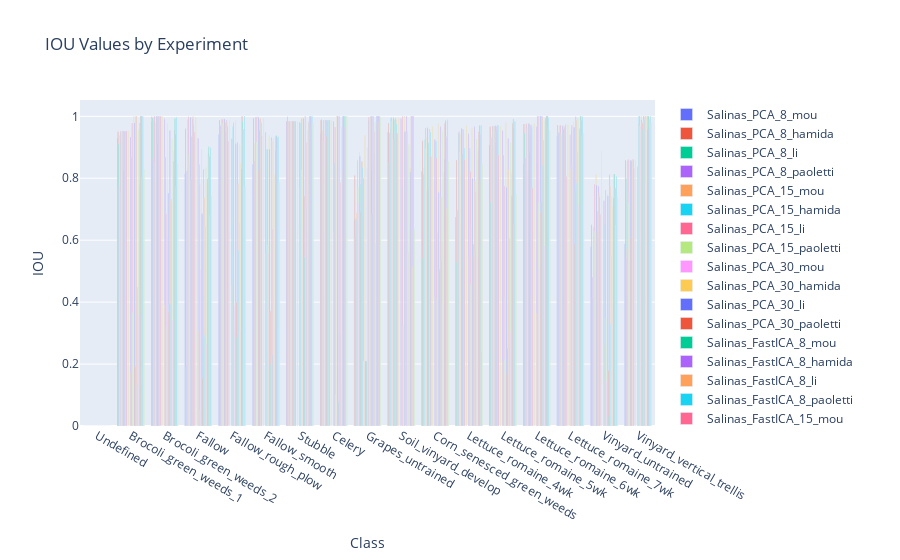

The code cell stored with this chart in its notebook:
### Markdown cell above
## Analyzing IOU scores

### Code cell
plot_grouped_values(df_results, SALINAS_LABELS, metric='IOU')

### Figure 1 — Plotly figure (JSON) as saved in the notebook; plotly's stock layout.template omitted (floating-point values rounded to 4 significant figures)
{"data": [{"name": "Salinas_PCA_8_mou", "type": "bar", "x": ["Undefined", "Brocoli_green_weeds_1", "Brocoli_green_weeds_2", "Fallow", "Fallow_rough_plow", "Fallow_smooth", "Stubble", "Celery", "Grapes_untrained", "Soil_vinyard_develop", "Corn_senesced_green_weeds", "Lettuce_romaine_4wk", "Lettuce_romaine_5wk", "Lettuce_romaine_6wk", "Lettuce_romaine_7wk", "Vinyard_untrained", "Vinyard_vertical_trellis"], "y": [0, 0.9299, 0.9828, 0.8149, 0.9408, 0.8454, 0.9843, 0.9436, 0.6632, 0.9494, 0.8216, 0.6747, 0.9064, 0.8467, 0.9369, 0.5787, 0.5881]}, {"name": "Salinas_PCA_8_hamida", "type": "bar", "x": ["Undefined", "Brocoli_green_weeds_1", "Brocoli_green_weeds_2", "Fallow", "Fallow_rough_plow", "Fallow_smooth", "Stubble", "Celery", "Grapes_untrained", "Soil_vinyard_develop", "Corn_senesced_green_weeds", "Lettuce_romaine_4wk", "Lettuce_romaine_5wk", "Lettuce_romaine_6wk", "Lettuce_romaine_7wk", "Vinyard_untrained", "Vinyard_vertical_trellis"], "y": [0, 0.9502, 0.9987, 0.9596, 0.9878, 0.9944, 0.9843, 0.988, 0.809, 0.9777, 0.921, 0.8591, 0.9659, 0.9749, 0.972, 0.65, 0.8584]}, {"name": "Salinas_PCA_8_li", "type": "bar", "x": ["Undefined", "Brocoli_green_weeds_1", "Brocoli_green_weeds_2", "Fallow", "Fallow_rough_plow", "Fallow_smooth", "Stubble", "Celery", "Grapes_untrained", "Soil_vinyard_develop", "Corn_senesced_green_weeds", "Lettuce_romaine_4wk", "Lettuce_romaine_5wk", "Lettuce_romaine_6wk", "Lettuce_romaine_7wk", "Vinyard_untrained", "Vinyard_vertical_trellis"], "y": [0, 0.9102, 0.9945, 0.1915, 0.9543, 0.7423, 0.9986, 0.9893, 0.6122, 0.85, 0.5428, 0.5284, 0.723, 0.9462, 0.9441, 0.4129, 0.8002]}, {"name": "Salinas_PCA_8_paoletti", "type": "bar", "x": ["Undefined", "Brocoli_green_weeds_1", "Brocoli_green_weeds_2", "Fallow", "Fallow_rough_plow", "Fallow_smooth", "Stubble", "Celery", "Grapes_untrained", "Soil_vinyard_develop", "Corn_senesced_green_weeds", "Lettuce_romaine_4wk", "Lettuce_romaine_5wk", "Lettuce_romaine_6wk", "Lettuce_romaine_7wk", "Vinyard_untrained", "Vinyard_vertical_trellis"], "y": [0, 0.7738, 0.8644, 0.8227, 0.9699, 0.8547, 0.9846, 0.9255, 0.6703, 0.9459, 0.813, 0.6933, 0.9307, 0.8645, 0.9469, 0.48, 0.5416]}, {"name": "Salinas_PCA_15_mou", "type": "bar", "x": ["Undefined", "Brocoli_green_weeds_1", "Brocoli_green_weeds_2", "Fallow", "Fallow_rough_plow", "Fallow_smooth", "Stubble", "Celery", "Grapes_untrained", "Soil_vinyard_develop", "Corn_senesced_green_weeds", "Lettuce_romaine_4wk", "Lettuce_romaine_5wk", "Lettuce_romaine_6wk", "Lettuce_romaine_7wk", "Vinyard_untrained", "Vinyard_vertical_trellis"], "y": [0, 0.9378, 0.9875, 0.8315, 0.9598, 0.913, 0.9843, 0.953, 0.6875, 0.9615, 0.8342, 0.6993, 0.9277, 0.8543, 0.946, 0.6115, 0.5724]}, {"name": "Salinas_PCA_15_hamida", "type": "bar", "x": ["Undefined", "Brocoli_green_weeds_1", "Brocoli_green_weeds_2", "Fallow", "Fallow_rough_plow", "Fallow_smooth", "Stubble", "Celery", "Grapes_untrained", "Soil_vinyard_develop", "Corn_senesced_green_weeds", "Lettuce_romaine_4wk", "Lettuce_romaine_5wk", "Lettuce_romaine_6wk", "Lettuce_romaine_7wk", "Vinyard_untrained", "Vinyard_vertical_trellis"], "y": [0, 0.9489, 0.9979, 0.9889, 0.99, 0.9966, 0.9843, 0.988, 0.6646, 0.9934, 0.9242, 0.9451, 0.9684, 0.9749, 0.9692, 0.6423, 0.8572]}, {"name": "Salinas_PCA_15_li", "type": "bar", "x": ["Undefined", "Brocoli_green_weeds_1", "Brocoli_green_weeds_2", "Fallow", "Fallow_rough_plow", "Fallow_smooth", "Stubble", "Celery", "Grapes_untrained", "Soil_vinyard_develop", "Corn_senesced_green_weeds", "Lettuce_romaine_4wk", "Lettuce_romaine_5wk", "Lettuce_romaine_6wk", "Lettuce_romaine_7wk", "Vinyard_untrained", "Vinyard_vertical_trellis"], "y": [0, 0.9527, 1, 0.9985, 0.9914, 0.9974, 0.9846, 0.988, 0.8584, 0.9955, 0.9624, 0.9501, 0.9684, 0.976, 0.971, 0.7803, 0.8605]}, {"name": "Salinas_PCA_15_paoletti", "type": "bar", "x": ["Undefined", "Brocoli_green_weeds_1", "Brocoli_green_weeds_2", "Fallow", "Fallow_rough_plow", "Fallow_smooth", "Stubble", "Celery", "Grapes_untrained", "Soil_vinyard_develop", "Corn_senesced_green_weeds", "Lettuce_romaine_4wk", "Lettuce_romaine_5wk", "Lettuce_romaine_6wk", "Lettuce_romaine_7wk", "Vinyard_untrained", "Vinyard_vertical_trellis"], "y": [0, 0.7552, 0.8518, 0.8769, 0.9781, 0.9167, 0.9843, 0.9192, 0.77, 0.9835, 0.8948, 0.8852, 0.9545, 0.963, 0.9453, 0.6286, 0.7189]}, {"name": "Salinas_PCA_30_mou", "type": "bar", "x": ["Undefined", "Brocoli_green_weeds_1", "Brocoli_green_weeds_2", "Fallow", "Fallow_rough_plow", "Fallow_smooth", "Stubble", "Celery", "Grapes_untrained", "Soil_vinyard_develop", "Corn_senesced_green_weeds", "Lettuce_romaine_4wk", "Lettuce_romaine_5wk", "Lettuce_romaine_6wk", "Lettuce_romaine_7wk", "Vinyard_untrained", "Vinyard_vertical_trellis"], "y": [0, 0.9248, 0.9794, 0.8473, 0.971, 0.9142, 0.9846, 0.9447, 0.7197, 0.9461, 0.7613, 0.6518, 0.9074, 0.8263, 0.9399, 0.5929, 0.7553]}, {"name": "Salinas_PCA_30_hamida", "type": "bar", "x": ["Undefined", "Brocoli_green_weeds_1", "Brocoli_green_weeds_2", "Fallow", "Fallow_rough_plow", "Fallow_smooth", "Stubble", "Celery", "Grapes_untrained", "Soil_vinyard_develop", "Corn_senesced_green_weeds", "Lettuce_romaine_4wk", "Lettuce_romaine_5wk", "Lettuce_romaine_6wk", "Lettuce_romaine_7wk", "Vinyard_untrained", "Vinyard_vertical_trellis"], "y": [0, 0.9527, 1, 0.9954, 0.9921, 0.9993, 0.9838, 0.9872, 0.885, 0.9903, 0.9322, 0.942, 0.9663, 0.976, 0.9664, 0.8131, 0.8567]}, {"name": "Salinas_PCA_30_li", "type": "bar", "x": ["Undefined", "Brocoli_green_weeds_1", "Brocoli_green_weeds_2", "Fallow", "Fallow_rough_plow", "Fallow_smooth", "Stubble", "Celery", "Grapes_untrained", "Soil_vinyard_develop", "Corn_senesced_green_weeds", "Lettuce_romaine_4wk", "Lettuce_romaine_5wk", "Lettuce_romaine_6wk", "Lettuce_romaine_7wk", "Vinyard_untrained", "Vinyard_vertical_trellis"], "y": [0, 0.9527, 1, 0.9975, 0.9914, 0.9963, 0.9846, 0.988, 0.87, 0.9956, 0.9632, 0.9607, 0.9694, 0.976, 0.9692, 0.7779, 0.8583]}, {"name": "Salinas_PCA_30_paoletti", "type": "bar", "x": ["Undefined", "Brocoli_green_weeds_1", "Brocoli_green_weeds_2", "Fallow", "Fallow_rough_plow", "Fallow_smooth", "Stubble", "Celery", "Grapes_untrained", "Soil_vinyard_develop", "Corn_senesced_green_weeds", "Lettuce_romaine_4wk", "Lettuce_romaine_5wk", "Lettuce_romaine_6wk", "Lettuce_romaine_7wk", "Vinyard_untrained", "Vinyard_vertical_trellis"], "y": [0, 0.8256, 0.912, 0.7938, 0.9801, 0.8258, 0.9846, 0.9356, 0.6893, 0.9271, 0.7724, 0.5165, 0.9189, 0.8824, 0.9585, 0.6247, 0.6062]}, {"name": "Salinas_FastICA_8_mou", "type": "bar", "x": ["Undefined", "Brocoli_green_weeds_1", "Brocoli_green_weeds_2", "Fallow", "Fallow_rough_plow", "Fallow_smooth", "Stubble", "Celery", "Grapes_untrained", "Soil_vinyard_develop", "Corn_senesced_green_weeds", "Lettuce_romaine_4wk", "Lettuce_romaine_5wk", "Lettuce_romaine_6wk", "Lettuce_romaine_7wk", "Vinyard_untrained", "Vinyard_vertical_trellis"], "y": [0, 0.9522, 0.9981, 0.9351, 0.952, 0.9535, 0.9841, 0.9852, 0.7811, 0.9888, 0.9137, 0.8774, 0.953, 0.942, 0.9412, 0.6937, 0.8558]}, {"name": "Salinas_FastICA_8_hamida", "type": "bar", "x": ["Undefined", "Brocoli_green_weeds_1", "Brocoli_green_weeds_2", "Fallow", "Fallow_rough_plow", "Fallow_smooth", "Stubble", "Celery", "Grapes_untrained", "Soil_vinyard_develop", "Corn_senesced_green_weeds", "Lettuce_romaine_4wk", "Lettuce_romaine_5wk", "Lettuce_romaine_6wk", "Lettuce_romaine_7wk", "Vinyard_untrained", "Vinyard_vertical_trellis"], "y": [0, 0.9527, 0.9995, 0.9924, 0.9878, 0.9889, 0.9843, 0.988, 0.8532, 0.9939, 0.9582, 0.9573, 0.9674, 0.9717, 0.9638, 0.773, 0.8596]}, {"name": "Salinas_FastICA_8_li", "type": "bar", "x": ["Undefined", "Brocoli_green_weeds_1", "Brocoli_green_weeds_2", "Fallow", "Fallow_rough_plow", "Fallow_smooth", "Stubble", "Celery", "Grapes_untrained", "Soil_vinyard_develop", "Corn_senesced_green_weeds", "Lettuce_romaine_4wk", "Lettuce_romaine_5wk", "Lettuce_romaine_6wk", "Lettuce_romaine_7wk", "Vinyard_untrained", "Vinyard_vertical_trellis"], "y": [0, 0.9527, 0.9997, 0.9995, 0.9849, 0.9944, 0.9846, 0.9883, 0.8529, 0.9896, 0.958, 0.9536, 0.971, 0.9739, 0.9692, 0.7528, 0.86]}, {"name": "Salinas_FastICA_8_paoletti", "type": "bar", "x": ["Undefined", "Brocoli_green_weeds_1", "Brocoli_green_weeds_2", "Fallow", "Fallow_rough_plow", "Fallow_smooth", "Stubble", "Celery", "Grapes_untrained", "Soil_vinyard_develop", "Corn_senesced_green_weeds", "Lettuce_romaine_4wk", "Lettuce_romaine_5wk", "Lettuce_romaine_6wk", "Lettuce_romaine_7wk", "Vinyard_untrained", "Vinyard_vertical_trellis"], "y": [0, 0.9527, 0.9987, 0.9726, 0.9668, 0.9793, 0.9838, 0.9877, 0.8338, 0.9751, 0.9486, 0.8965, 0.971, 0.9663, 0.9738, 0.7397, 0.8596]}, {"name": "Salinas_FastICA_15_mou", "type": "bar", "x": ["Undefined", "Brocoli_green_weeds_1", "Brocoli_green_weeds_2", "Fallow", "Fallow_rough_plow", "Fallow_smooth", "Stubble", "Celery", "Grapes_untrained", "Soil_vinyard_develop", "Corn_senesced_green_weeds", "Lettuce_romaine_4wk", "Lettuce_romaine_5wk", "Lettuce_romaine_6wk", "Lettuce_romaine_7wk", "Vinyard_untrained", "Vinyard_vertical_trellis"], "y": [0, 0.9527, 1, 0.9494, 0.9192, 0.9373, 0.9821, 0.988, 0.8005, 0.9456, 0.8702, 0.8606, 0.8745, 0.7666, 0.805, 0.6829, 0.8321]}, {"name": "Salinas_FastICA_15_hamida", "type": "bar", "x": ["Undefined", "Brocoli_green_weeds_1", "Brocoli_green_weeds_2", "Fallow", "Fallow_rough_plow", "Fallow_smooth", "Stubble", "Celery", "Grapes_untrained", "Soil_vinyard_develop", "Corn_senesced_green_weeds", "Lettuce_romaine_4wk", "Lettuce_romaine_5wk", "Lettuce_romaine_6wk", "Lettuce_romaine_7wk", "Vinyard_untrained", "Vinyard_vertical_trellis"], "y": [0, 0, 0, 0, 0, 0, 0, 0, 0.2091, 0, 0, 0, 0, 0, 0, 0, 0]}, {"name": "Salinas_FastICA_15_li", "type": "bar", "x": ["Undefined", "Brocoli_green_weeds_1", "Brocoli_green_weeds_2", "Fallow", "Fallow_rough_plow", "Fallow_smooth", "Stubble", "Celery", "Grapes_untrained", "Soil_vinyard_develop", "Corn_senesced_green_weeds", "Lettuce_romaine_4wk", "Lettuce_romaine_5wk", "Lettuce_romaine_6wk", "Lettuce_romaine_7wk", "Vinyard_untrained", "Vinyard_vertical_trellis"], "y": [0, 0, 0, 0, 0, 0, 0, 0, 0.209, 0, 0, 0, 0, 0, 0, 0, 0]}, {"name": "Salinas_FastICA_15_paoletti", "type": "bar", "x": ["Undefined", "Brocoli_green_weeds_1", "Brocoli_green_weeds_2", "Fallow", "Fallow_rough_plow", "Fallow_smooth", "Stubble", "Celery", "Grapes_untrained", "Soil_vinyard_develop", "Corn_senesced_green_weeds", "Lettuce_romaine_4wk", "Lettuce_romaine_5wk", "Lettuce_romaine_6wk", "Lettuce_romaine_7wk", "Vinyard_untrained", "Vinyard_vertical_trellis"], "y": [0, 0.9527, 1, 0.997, 0.9857, 0.9933, 0.9843, 0.9883, 0.9392, 0.9936, 0.9675, 0.9691, 0.9679, 0.976, 0.9738, 0.8872, 0.859]}, {"name": "Salinas_FastICA_30_mou", "type": "bar", "x": ["Undefined", "Brocoli_green_weeds_1", "Brocoli_green_weeds_2", "Fallow", "Fallow_rough_plow", "Fallow_smooth", "Stubble", "Celery", "Grapes_untrained", "Soil_vinyard_develop", "Corn_senesced_green_weeds", "Lettuce_romaine_4wk", "Lettuce_romaine_5wk", "Lettuce_romaine_6wk", "Lettuce_romaine_7wk", "Vinyard_untrained", "Vinyard_vertical_trellis"], "y": [0, 0, 0, 0, 0, 0, 0, 0, 0.209, 0, 0, 0, 0, 0, 0, 0, 0]}, {"name": "Salinas_FastICA_30_hamida", "type": "bar", "x": ["Undefined", "Brocoli_green_weeds_1", "Brocoli_green_weeds_2", "Fallow", "Fallow_rough_plow", "Fallow_smooth", "Stubble", "Celery", "Grapes_untrained", "Soil_vinyard_develop", "Corn_senesced_green_weeds", "Lettuce_romaine_4wk", "Lettuce_romaine_5wk", "Lettuce_romaine_6wk", "Lettuce_romaine_7wk", "Vinyard_untrained", "Vinyard_vertical_trellis"], "y": [0, 0, 0, 0, 0, 0, 0, 0, 0.209, 0, 0, 0, 0, 0, 0, 0, 0]}, {"name": "Salinas_FastICA_30_li", "type": "bar", "x": ["Undefined", "Brocoli_green_weeds_1", "Brocoli_green_weeds_2", "Fallow", "Fallow_rough_plow", "Fallow_smooth", "Stubble", "Celery", "Grapes_untrained", "Soil_vinyard_develop", "Corn_senesced_green_weeds", "Lettuce_romaine_4wk", "Lettuce_romaine_5wk", "Lettuce_romaine_6wk", "Lettuce_romaine_7wk", "Vinyard_untrained", "Vinyard_vertical_trellis"], "y": [0, 0, 0, 0, 0, 0, 0, 0, 0.209, 0, 0, 0, 0, 0, 0, 0, 0]}, {"name": "Salinas_FastICA_30_paoletti", "type": "bar", "x": ["Undefined", "Brocoli_green_weeds_1", "Brocoli_green_weeds_2", "Fallow", "Fallow_rough_plow", "Fallow_smooth", "Stubble", "Celery", "Grapes_untrained", "Soil_vinyard_develop", "Corn_senesced_green_weeds", "Lettuce_romaine_4wk", "Lettuce_romaine_5wk", "Lettuce_romaine_6wk", "Lettuce_romaine_7wk", "Vinyard_untrained", "Vinyard_vertical_trellis"], "y": [0, 0.9334, 0.992, 0.9291, 0.9286, 0.9482, 0.9808, 0.983, 0.8342, 0.9921, 0.9254, 0.9439, 0.9536, 0.9662, 0.9405, 0.7274, 0.8367]}, {"name": "IndianPines_PCA_8_mou", "type": "bar", "x": ["Undefined", "Brocoli_green_weeds_1", "Brocoli_green_weeds_2", "Fallow", "Fallow_rough_plow", "Fallow_smooth", "Stubble", "Celery", "Grapes_untrained", "Soil_vinyard_develop", "Corn_senesced_green_weeds", "Lettuce_romaine_4wk", "Lettuce_romaine_5wk", "Lettuce_romaine_6wk", "Lettuce_romaine_7wk", "Vinyard_untrained", "Vinyard_vertical_trellis"], "y": [0, 0.1702, 0.3894, 0.3064, 0.4545, 0.5595, 0.7655, 0.625, 0.8988, 0, 0.4184, 0.547, 0.2083, 0.364, 0.8274, 0.2625, 0.9785]}, {"name": "IndianPines_PCA_8_hamida", "type": "bar", "x": ["Undefined", "Brocoli_green_weeds_1", "Brocoli_green_weeds_2", "Fallow", "Fallow_rough_plow", "Fallow_smooth", "Stubble", "Celery", "Grapes_untrained", "Soil_vinyard_develop", "Corn_senesced_green_weeds", "Lettuce_romaine_4wk", "Lettuce_romaine_5wk", "Lettuce_romaine_6wk", "Lettuce_romaine_7wk", "Vinyard_untrained", "Vinyard_vertical_trellis"], "y": [0, 0.8679, 0.8684, 0.8446, 0.9672, 0.8944, 0.9786, 0.8485, 0.9854, 0.7692, 0.9193, 0.8966, 0.875, 1, 0.9553, 0.653, 1]}, {"name": "IndianPines_PCA_8_li", "type": "bar", "x": ["Undefined", "Brocoli_green_weeds_1", "Brocoli_green_weeds_2", "Fallow", "Fallow_rough_plow", "Fallow_smooth", "Stubble", "Celery", "Grapes_untrained", "Soil_vinyard_develop", "Corn_senesced_green_weeds", "Lettuce_romaine_4wk", "Lettuce_romaine_5wk", "Lettuce_romaine_6wk", "Lettuce_romaine_7wk", "Vinyard_untrained", "Vinyard_vertical_trellis"], "y": [0, 0.9783, 0.6857, 0.7798, 0.9789, 0.8938, 0.9918, 0.9643, 0.9979, 1, 0.8643, 0.8213, 0.774, 1, 0.9712, 0.7621, 1]}, {"name": "IndianPines_PCA_8_paoletti", "type": "bar", "x": ["Undefined", "Brocoli_green_weeds_1", "Brocoli_green_weeds_2", "Fallow", "Fallow_rough_plow", "Fallow_smooth", "Stubble", "Celery", "Grapes_untrained", "Soil_vinyard_develop", "Corn_senesced_green_weeds", "Lettuce_romaine_4wk", "Lettuce_romaine_5wk", "Lettuce_romaine_6wk", "Lettuce_romaine_7wk", "Vinyard_untrained", "Vinyard_vertical_trellis"], "y": [0, 0.3654, 0.3194, 0.05245, 0.3421, 0.5849, 0.8268, 0.1, 0.8558, 0.3243, 0.4112, 0.4568, 0.214, 0.7208, 0.8468, 0.3482, 0.9681]}, {"name": "IndianPines_PCA_15_mou", "type": "bar", "x": ["Undefined", "Brocoli_green_weeds_1", "Brocoli_green_weeds_2", "Fallow", "Fallow_rough_plow", "Fallow_smooth", "Stubble", "Celery", "Grapes_untrained", "Soil_vinyard_develop", "Corn_senesced_green_weeds", "Lettuce_romaine_4wk", "Lettuce_romaine_5wk", "Lettuce_romaine_6wk", "Lettuce_romaine_7wk", "Vinyard_untrained", "Vinyard_vertical_trellis"], "y": [0, 0, 0.612, 0.5064, 0.3885, 0.5584, 0.6374, 0.03333, 0.887, 0, 0.6259, 0.6433, 0.4163, 0.5064, 0.8462, 0.1438, 0.9684]}, {"name": "IndianPines_PCA_15_hamida", "type": "bar", "x": ["Undefined", "Brocoli_green_weeds_1", "Brocoli_green_weeds_2", "Fallow", "Fallow_rough_plow", "Fallow_smooth", "Stubble", "Celery", "Grapes_untrained", "Soil_vinyard_develop", "Corn_senesced_green_weeds", "Lettuce_romaine_4wk", "Lettuce_romaine_5wk", "Lettuce_romaine_6wk", "Lettuce_romaine_7wk", "Vinyard_untrained", "Vinyard_vertical_trellis"], "y": [0, 1, 0.9784, 0.8933, 0.9874, 0.9379, 0.9973, 1, 1, 1, 0.9756, 0.9613, 0.9798, 1, 0.9821, 0.7487, 1]}, {"name": "IndianPines_PCA_15_li", "type": "bar", "x": ["Undefined", "Brocoli_green_weeds_1", "Brocoli_green_weeds_2", "Fallow", "Fallow_rough_plow", "Fallow_smooth", "Stubble", "Celery", "Grapes_untrained", "Soil_vinyard_develop", "Corn_senesced_green_weeds", "Lettuce_romaine_4wk", "Lettuce_romaine_5wk", "Lettuce_romaine_6wk", "Lettuce_romaine_7wk", "Vinyard_untrained", "Vinyard_vertical_trellis"], "y": [0, 0.9783, 0.7512, 0.6855, 0.9114, 0.8936, 0.9932, 1, 1, 0.95, 0.754, 0.799, 0.77, 1, 0.9645, 0.7423, 0.9892]}, {"name": "IndianPines_PCA_15_paoletti", "type": "bar", "x": ["Undefined", "Brocoli_green_weeds_1", "Brocoli_green_weeds_2", "Fallow", "Fallow_rough_plow", "Fallow_smooth", "Stubble", "Celery", "Grapes_untrained", "Soil_vinyard_develop", "Corn_senesced_green_weeds", "Lettuce_romaine_4wk", "Lettuce_romaine_5wk", "Lettuce_romaine_6wk", "Lettuce_romaine_7wk", "Vinyard_untrained", "Vinyard_vertical_trellis"], "y": [0, 0.1915, 0.3683, 0.1542, 0.3987, 0.3694, 0.7417, 0, 0.8272, 0, 0.4993, 0.5456, 0.1677, 0.6903, 0.5868, 0.1783, 0.9787]}, {"name": "IndianPines_PCA_30_mou", "type": "bar", "x": ["Undefined", "Brocoli_green_weeds_1", "Brocoli_green_weeds_2", "Fallow", "Fallow_rough_plow", "Fallow_smooth", "Stubble", "Celery", "Grapes_untrained", "Soil_vinyard_develop", "Corn_senesced_green_weeds", "Lettuce_romaine_4wk", "Lettuce_romaine_5wk", "Lettuce_romaine_6wk", "Lettuce_romaine_7wk", "Vinyard_untrained", "Vinyard_vertical_trellis"], "y": [0, 0, 0.3943, 0.276, 0.2857, 0.1986, 0.5456, 0.07692, 0.6842, 0, 0.5061, 0.5858, 0.2513, 0.7232, 0.7593, 0.03053, 0.957]}, {"name": "IndianPines_PCA_30_hamida", "type": "bar", "x": ["Undefined", "Brocoli_green_weeds_1", "Brocoli_green_weeds_2", "Fallow", "Fallow_rough_plow", "Fallow_smooth", "Stubble", "Celery", "Grapes_untrained", "Soil_vinyard_develop", "Corn_senesced_green_weeds", "Lettuce_romaine_4wk", "Lettuce_romaine_5wk", "Lettuce_romaine_6wk", "Lettuce_romaine_7wk", "Vinyard_untrained", "Vinyard_vertical_trellis"], "y": [0, 1, 0.9545, 0.8289, 0.9156, 0.9318, 1, 1, 1, 1, 0.9661, 0.9659, 0.9283, 1, 0.9984, 0.8109, 1]}, {"name": "IndianPines_PCA_30_li", "type": "bar", "x": ["Undefined", "Brocoli_green_weeds_1", "Brocoli_green_weeds_2", "Fallow", "Fallow_rough_plow", "Fallow_smooth", "Stubble", "Celery", "Grapes_untrained", "Soil_vinyard_develop", "Corn_senesced_green_weeds", "Lettuce_romaine_4wk", "Lettuce_romaine_5wk", "Lettuce_romaine_6wk", "Lettuce_romaine_7wk", "Vinyard_untrained", "Vinyard_vertical_trellis"], "y": [0, 1, 0.7271, 0.7373, 0.7821, 0.9196, 0.9959, 1, 1, 0.95, 0.7396, 0.7902, 0.8277, 0.9951, 0.9882, 0.7735, 0.9894]}, {"name": "IndianPines_PCA_30_paoletti", "type": "bar", "x": ["Undefined", "Brocoli_green_weeds_1", "Brocoli_green_weeds_2", "Fallow", "Fallow_rough_plow", "Fallow_smooth", "Stubble", "Celery", "Grapes_untrained", "Soil_vinyard_develop", "Corn_senesced_green_weeds", "Lettuce_romaine_4wk", "Lettuce_romaine_5wk", "Lettuce_romaine_6wk", "Lettuce_romaine_7wk", "Vinyard_untrained", "Vinyard_vertical_trellis"], "y": [0, 0.1304, 0.3937, 0.2923, 0.5663, 0.229, 0.7087, 0.3, 0.8839, 0, 0.5305, 0.5661, 0.2548, 0.8419, 0.785, 0.3282, 0.9892]}, {"name": "IndianPines_FastICA_8_mou", "type": "bar", "x": ["Undefined", "Brocoli_green_weeds_1", "Brocoli_green_weeds_2", "Fallow", "Fallow_rough_plow", "Fallow_smooth", "Stubble", "Celery", "Grapes_untrained", "Soil_vinyard_develop", "Corn_senesced_green_weeds", "Lettuce_romaine_4wk", "Lettuce_romaine_5wk", "Lettuce_romaine_6wk", "Lettuce_romaine_7wk", "Vinyard_untrained", "Vinyard_vertical_trellis"], "y": [0, 0.449, 0.7328, 0.6444, 0.6552, 0.6362, 0.915, 0.7857, 0.9502, 0.56, 0.5984, 0.756, 0.6053, 0.9238, 0.8838, 0.5488, 1]}, {"name": "IndianPines_FastICA_8_hamida", "type": "bar", "x": ["Undefined", "Brocoli_green_weeds_1", "Brocoli_green_weeds_2", "Fallow", "Fallow_rough_plow", "Fallow_smooth", "Stubble", "Celery", "Grapes_untrained", "Soil_vinyard_develop", "Corn_senesced_green_weeds", "Lettuce_romaine_4wk", "Lettuce_romaine_5wk", "Lettuce_romaine_6wk", "Lettuce_romaine_7wk", "Vinyard_untrained", "Vinyard_vertical_trellis"], "y": [0, 0.9565, 0.927, 0.8351, 0.9083, 0.9281, 0.9567, 0.9643, 0.9815, 0.9091, 0.951, 0.927, 0.9148, 0.9854, 0.9953, 0.7404, 0.9894]}, {"name": "IndianPines_FastICA_8_li", "type": "bar", "x": ["Undefined", "Brocoli_green_weeds_1", "Brocoli_green_weeds_2", "Fallow", "Fallow_rough_plow", "Fallow_smooth", "Stubble", "Celery", "Grapes_untrained", "Soil_vinyard_develop", "Corn_senesced_green_weeds", "Lettuce_romaine_4wk", "Lettuce_romaine_5wk", "Lettuce_romaine_6wk", "Lettuce_romaine_7wk", "Vinyard_untrained", "Vinyard_vertical_trellis"], "y": [0, 0.36, 0.3427, 0.262, 0.3098, 0.3219, 0.7688, 0.1379, 0.5888, 0.65, 0.3982, 0.5437, 0.3062, 0.5794, 0.7124, 0.3792, 0.7849]}, {"name": "IndianPines_FastICA_8_paoletti", "type": "bar", "x": ["Undefined", "Brocoli_green_weeds_1", "Brocoli_green_weeds_2", "Fallow", "Fallow_rough_plow", "Fallow_smooth", "Stubble", "Celery", "Grapes_untrained", "Soil_vinyard_develop", "Corn_senesced_green_weeds", "Lettuce_romaine_4wk", "Lettuce_romaine_5wk", "Lettuce_romaine_6wk", "Lettuce_romaine_7wk", "Vinyard_untrained", "Vinyard_vertical_trellis"], "y": [0, 0.7755, 0.886, 0.7855, 0.8491, 0.8121, 0.9798, 0.8214, 0.9774, 0.8333, 0.8202, 0.862, 0.8161, 0.9902, 0.9367, 0.7096, 1]}, {"name": "IndianPines_FastICA_15_mou", "type": "bar", "x": ["Undefined", "Brocoli_green_weeds_1", "Brocoli_green_weeds_2", "Fallow", "Fallow_rough_plow", "Fallow_smooth", "Stubble", "Celery", "Grapes_untrained", "Soil_vinyard_develop", "Corn_senesced_green_weeds", "Lettuce_romaine_4wk", "Lettuce_romaine_5wk", "Lettuce_romaine_6wk", "Lettuce_romaine_7wk", "Vinyard_untrained", "Vinyard_vertical_trellis"], "y": [0, 0.9783, 0.8552, 0.7984, 0.8295, 0.8876, 0.9836, 1, 1, 0.8182, 0.8619, 0.8894, 0.7434, 0.9951, 0.9596, 0.7355, 0.957]}, {"name": "IndianPines_FastICA_15_hamida", "type": "bar", "x": ["Undefined", "Brocoli_green_weeds_1", "Brocoli_green_weeds_2", "Fallow", "Fallow_rough_plow", "Fallow_smooth", "Stubble", "Celery", "Grapes_untrained", "Soil_vinyard_develop", "Corn_senesced_green_weeds", "Lettuce_romaine_4wk", "Lettuce_romaine_5wk", "Lettuce_romaine_6wk", "Lettuce_romaine_7wk", "Vinyard_untrained", "Vinyard_vertical_trellis"], "y": [0, 1, 0.9545, 0.88, 1, 0.9358, 1, 1, 1, 1, 0.9766, 0.9503, 0.9765, 1, 0.9992, 0.8135, 1]}, {"name": "IndianPines_FastICA_15_li", "type": "bar", "x": ["Undefined", "Brocoli_green_weeds_1", "Brocoli_green_weeds_2", "Fallow", "Fallow_rough_plow", "Fallow_smooth", "Stubble", "Celery", "Grapes_untrained", "Soil_vinyard_develop", "Corn_senesced_green_weeds", "Lettuce_romaine_4wk", "Lettuce_romaine_5wk", "Lettuce_romaine_6wk", "Lettuce_romaine_7wk", "Vinyard_untrained", "Vinyard_vertical_trellis"], "y": [0, 1, 0.993, 0.9013, 0.9833, 0.9379, 1, 1, 1, 1, 0.9867, 0.9704, 0.9916, 1, 1, 0.8135, 1]}, {"name": "IndianPines_FastICA_15_paoletti", "type": "bar", "x": ["Undefined", "Brocoli_green_weeds_1", "Brocoli_green_weeds_2", "Fallow", "Fallow_rough_plow", "Fallow_smooth", "Stubble", "Celery", "Grapes_untrained", "Soil_vinyard_develop", "Corn_senesced_green_weeds", "Lettuce_romaine_4wk", "Lettuce_romaine_5wk", "Lettuce_romaine_6wk", "Lettuce_romaine_7wk", "Vinyard_untrained", "Vinyard_vertical_trellis"], "y": [0, 1, 0.9431, 0.8703, 0.9588, 0.9317, 0.9986, 0.9643, 1, 1, 0.9342, 0.9408, 0.9621, 1, 0.9875, 0.7674, 0.957]}, {"name": "IndianPines_FastICA_30_mou", "type": "bar", "x": ["Undefined", "Brocoli_green_weeds_1", "Brocoli_green_weeds_2", "Fallow", "Fallow_rough_plow", "Fallow_smooth", "Stubble", "Celery", "Grapes_untrained", "Soil_vinyard_develop", "Corn_senesced_green_weeds", "Lettuce_romaine_4wk", "Lettuce_romaine_5wk", "Lettuce_romaine_6wk", "Lettuce_romaine_7wk", "Vinyard_untrained", "Vinyard_vertical_trellis"], "y": [0, 0.8039, 0.7717, 0.6777, 0.7719, 0.8804, 0.9635, 0.9655, 0.9815, 0.5143, 0.7021, 0.7919, 0.6545, 0.966, 0.9351, 0.6494, 0.9894]}, {"name": "IndianPines_FastICA_30_hamida", "type": "bar", "x": ["Undefined", "Brocoli_green_weeds_1", "Brocoli_green_weeds_2", "Fallow", "Fallow_rough_plow", "Fallow_smooth", "Stubble", "Celery", "Grapes_untrained", "Soil_vinyard_develop", "Corn_senesced_green_weeds", "Lettuce_romaine_4wk", "Lettuce_romaine_5wk", "Lettuce_romaine_6wk", "Lettuce_romaine_7wk", "Vinyard_untrained", "Vinyard_vertical_trellis"], "y": [0, 1, 0.9972, 0.8988, 1, 0.9339, 1, 1, 1, 1, 0.9887, 0.97, 0.9831, 0.9951, 0.9984, 0.8057, 1]}, {"name": "IndianPines_FastICA_30_li", "type": "bar", "x": ["Undefined", "Brocoli_green_weeds_1", "Brocoli_green_weeds_2", "Fallow", "Fallow_rough_plow", "Fallow_smooth", "Stubble", "Celery", "Grapes_untrained", "Soil_vinyard_develop", "Corn_senesced_green_weeds", "Lettuce_romaine_4wk", "Lettuce_romaine_5wk", "Lettuce_romaine_6wk", "Lettuce_romaine_7wk", "Vinyard_untrained", "Vinyard_vertical_trellis"], "y": [0, 0, 0, 0, 0, 0, 0, 0, 0, 0, 0, 0.2378, 0, 0, 0, 0, 0]}, {"name": "IndianPines_FastICA_30_paoletti", "type": "bar", "x": ["Undefined", "Brocoli_green_weeds_1", "Brocoli_green_weeds_2", "Fallow", "Fallow_rough_plow", "Fallow_smooth", "Stubble", "Celery", "Grapes_untrained", "Soil_vinyard_develop", "Corn_senesced_green_weeds", "Lettuce_romaine_4wk", "Lettuce_romaine_5wk", "Lettuce_romaine_6wk", "Lettuce_romaine_7wk", "Vinyard_untrained", "Vinyard_vertical_trellis"], "y": [0, 0.8298, 0.8457, 0.7426, 0.7741, 0.7853, 0.9798, 1, 0.9979, 0.6364, 0.8553, 0.8477, 0.7475, 0.9561, 0.9459, 0.7398, 0.9787]}], "layout": {"barmode": "group", "title": {"text": "IOU Values by Experiment"}, "xaxis": {"title": {"text": "Class"}}, "yaxis": {"title": {"text": "IOU"}}}}
